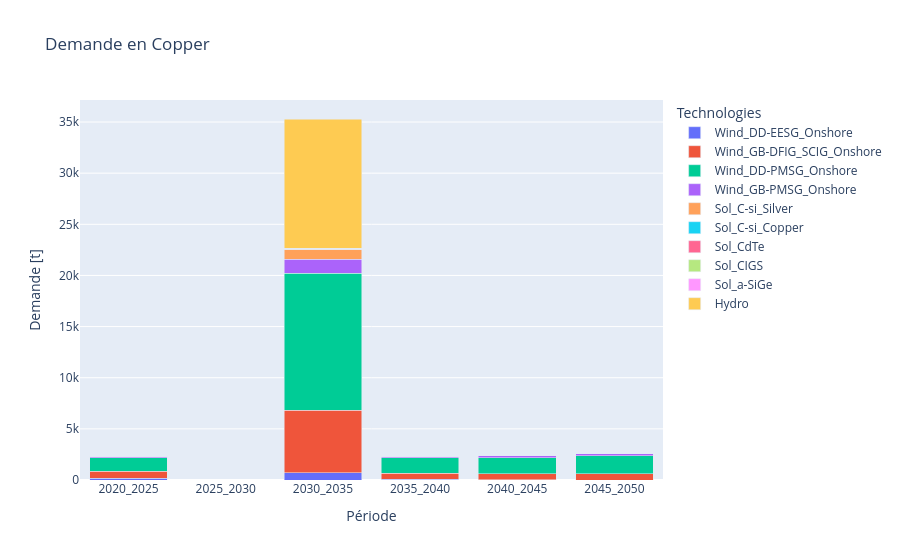

Write notebook code for a chart like this one.
### Code cell
def plot_material_demand(material, cumulative=False, market_share=False, show = False):

    data = {}
    for period in periods:
        data[period] = {}
        if market_share:
            for model_tech, info in tech_groups.items():
                f_new = results['F_new'].loc[period].loc[model_tech].squeeze()
                ms = get_ms(info['iam_source'], period)
                for excel_tech in info['excel_techs']:
                    data[period][excel_tech] = f_new * ms[excel_tech] * df_mi.loc[material, excel_tech]
        else:
            for tech, excel_col in tech_mapping.items():
                data[period][tech] = results['F_new'].loc[period].loc[tech].squeeze() * df_mi.loc[material, excel_col]

    df_plot = pd.DataFrame(data)

    if cumulative:
        df_cumulative = df_plot.sum().cumsum()
        fig = px.line(x=periods, y=df_cumulative.values,
                      title=f'Demande cumulative en {material}',
                      labels={'x': 'Période', 'y': 'Demande cumulative [t]'})
    else:
        df_melted = df_plot.T.reset_index().rename(columns={'index': 'Période'}).melt(
            id_vars='Période', var_name='Technologies', value_name='Demande [t]'
        )
        fig = px.bar(df_melted, x='Période', y='Demande [t]', color='Technologies', barmode='stack',
                     title=f'Demande en {material}')
        fig.update_layout(xaxis_title='Période', yaxis_title='Demande [t]')
    if show:
        fig.show()

    #return df_plot

# Exemple
plot_material_demand('Copper', cumulative=False, market_share=True, show = True)

### Figure 1 — Plotly figure (JSON) as saved in the notebook; plotly's stock layout.template omitted (floating-point values rounded to 4 significant figures)
{"data": [{"hovertemplate": "Technologies=Wind_DD-EESG_Onshore<br>Période=%{x}<br>Demande [t]=%{y}<extra></extra>", "legendgroup": "Wind_DD-EESG_Onshore", "marker": {"color": "#636efa", "pattern": {"shape": ""}}, "name": "Wind_DD-EESG_Onshore", "orientation": "v", "showlegend": true, "textposition": "auto", "type": "bar", "x": ["2020_2025", "2025_2030", "2030_2035", "2035_2040", "2040_2045", "2045_2050"], "xaxis": "x", "y": [175.7, 0.0, 722.5, 56.37, 28.19, 0.0], "yaxis": "y"}, {"hovertemplate": "Technologies=Wind_GB-DFIG_SCIG_Onshore<br>Période=%{x}<br>Demande [t]=%{y}<extra></extra>", "legendgroup": "Wind_GB-DFIG_SCIG_Onshore", "marker": {"color": "#EF553B", "pattern": {"shape": ""}}, "name": "Wind_GB-DFIG_SCIG_Onshore", "orientation": "v", "showlegend": true, "textposition": "auto", "type": "bar", "x": ["2020_2025", "2025_2030", "2030_2035", "2035_2040", "2040_2045", "2045_2050"], "xaxis": "x", "y": [702.5, 0.0, 6120.0, 612.1, 583.9, 588.1], "yaxis": "y"}, {"hovertemplate": "Technologies=Wind_DD-PMSG_Onshore<br>Période=%{x}<br>Demande [t]=%{y}<extra></extra>", "legendgroup": "Wind_DD-PMSG_Onshore", "marker": {"color": "#00cc96", "pattern": {"shape": ""}}, "name": "Wind_DD-PMSG_Onshore", "orientation": "v", "showlegend": true, "textposition": "auto", "type": "bar", "x": ["2020_2025", "2025_2030", "2030_2035", "2035_2040", "2040_2045", "2045_2050"], "xaxis": "x", "y": [1320.0, 0.0, 13390.0, 1483.0, 1578.0, 1771.0], "yaxis": "y"}, {"hovertemplate": "Technologies=Wind_GB-PMSG_Onshore<br>Période=%{x}<br>Demande [t]=%{y}<extra></extra>", "legendgroup": "Wind_GB-PMSG_Onshore", "marker": {"color": "#ab63fa", "pattern": {"shape": ""}}, "name": "Wind_GB-PMSG_Onshore", "orientation": "v", "showlegend": true, "textposition": "auto", "type": "bar", "x": ["2020_2025", "2025_2030", "2030_2035", "2035_2040", "2040_2045", "2045_2050"], "xaxis": "x", "y": [126.6, 0.0, 1327.0, 147.6, 160.8, 184.1], "yaxis": "y"}, {"hovertemplate": "Technologies=Sol_C-si_Silver<br>Période=%{x}<br>Demande [t]=%{y}<extra></extra>", "legendgroup": "Sol_C-si_Silver", "marker": {"color": "#FFA15A", "pattern": {"shape": ""}}, "name": "Sol_C-si_Silver", "orientation": "v", "showlegend": true, "textposition": "auto", "type": "bar", "x": ["2020_2025", "2025_2030", "2030_2035", "2035_2040", "2040_2045", "2045_2050"], "xaxis": "x", "y": [8.397, 0.0, 1022.0, 8.157, 8.077, 7.997], "yaxis": "y"}, {"hovertemplate": "Technologies=Sol_C-si_Copper<br>Période=%{x}<br>Demande [t]=%{y}<extra></extra>", "legendgroup": "Sol_C-si_Copper", "marker": {"color": "#19d3f3", "pattern": {"shape": ""}}, "name": "Sol_C-si_Copper", "orientation": "v", "showlegend": true, "textposition": "auto", "type": "bar", "x": ["2020_2025", "2025_2030", "2030_2035", "2035_2040", "2040_2045", "2045_2050"], "xaxis": "x", "y": [0.0, 0.0, 0.0, 0.0, 0.0, 0.0], "yaxis": "y"}, {"hovertemplate": "Technologies=Sol_CdTe<br>Période=%{x}<br>Demande [t]=%{y}<extra></extra>", "legendgroup": "Sol_CdTe", "marker": {"color": "#FF6692", "pattern": {"shape": ""}}, "name": "Sol_CdTe", "orientation": "v", "showlegend": true, "textposition": "auto", "type": "bar", "x": ["2020_2025", "2025_2030", "2030_2035", "2035_2040", "2040_2045", "2045_2050"], "xaxis": "x", "y": [0.24, 0.0, 37.37, 0.3316, 0.3622, 0.3927], "yaxis": "y"}, {"hovertemplate": "Technologies=Sol_CIGS<br>Période=%{x}<br>Demande [t]=%{y}<extra></extra>", "legendgroup": "Sol_CIGS", "marker": {"color": "#B6E880", "pattern": {"shape": ""}}, "name": "Sol_CIGS", "orientation": "v", "showlegend": true, "textposition": "auto", "type": "bar", "x": ["2020_2025", "2025_2030", "2030_2035", "2035_2040", "2040_2045", "2045_2050"], "xaxis": "x", "y": [0.172, 0.0, 29.28, 0.2678, 0.2998, 0.3317], "yaxis": "y"}, {"hovertemplate": "Technologies=Sol_a-SiGe<br>Période=%{x}<br>Demande [t]=%{y}<extra></extra>", "legendgroup": "Sol_a-SiGe", "marker": {"color": "#FF97FF", "pattern": {"shape": ""}}, "name": "Sol_a-SiGe", "orientation": "v", "showlegend": true, "textposition": "auto", "type": "bar", "x": ["2020_2025", "2025_2030", "2030_2035", "2035_2040", "2040_2045", "2045_2050"], "xaxis": "x", "y": [0.03135, 0.0, 6.07, 0.05768, 0.06646, 0.07523], "yaxis": "y"}, {"hovertemplate": "Technologies=Hydro<br>Période=%{x}<br>Demande [t]=%{y}<extra></extra>", "legendgroup": "Hydro", "marker": {"color": "#FECB52", "pattern": {"shape": ""}}, "name": "Hydro", "orientation": "v", "showlegend": true, "textposition": "auto", "type": "bar", "x": ["2020_2025", "2025_2030", "2030_2035", "2035_2040", "2040_2045", "2045_2050"], "xaxis": "x", "y": [0.0, 0.0, 12640.0, 0.0, 0.0, 0.0], "yaxis": "y"}], "layout": {"barmode": "stack", "legend": {"title": {"text": "Technologies"}, "tracegroupgap": 0}, "title": {"text": "Demande en Copper"}, "xaxis": {"anchor": "y", "domain": [0, 1], "title": {"text": "Période"}}, "yaxis": {"anchor": "x", "domain": [0, 1], "title": {"text": "Demande [t]"}}}}
